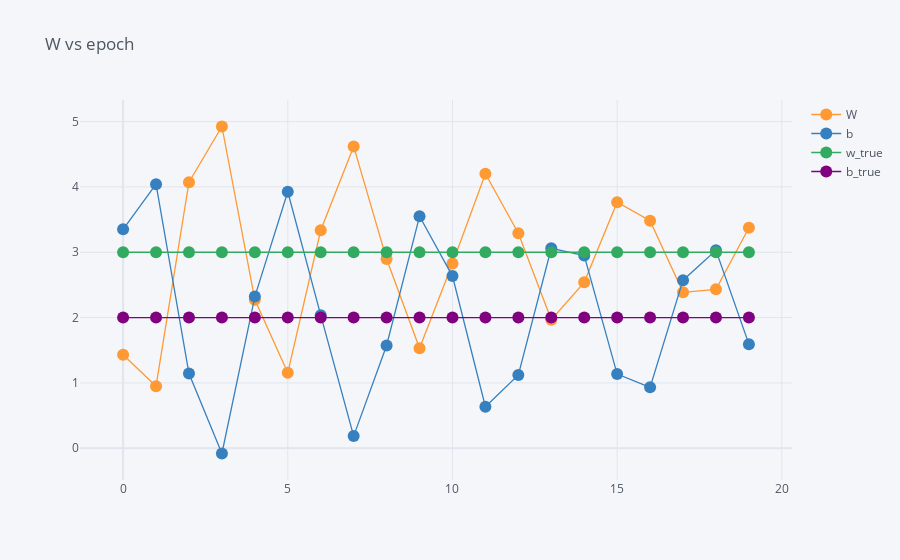

Write notebook code for a chart like this one.
### Code cell
data.iplot(kind="scatter" , x="epoch", y=["W" , "b" , "w_true" , "b_true"], mode="lines+markers", title="W vs epoch")

### Figure 1 — Plotly figure (JSON) as saved in the notebook; plotly's stock layout.template omitted (floating-point values rounded to 4 significant figures)
{"data": [{"line": {"color": "rgba(255, 153, 51, 1.0)", "dash": "solid", "shape": "linear", "width": 1.3}, "marker": {"size": 12, "symbol": "circle"}, "mode": "lines+markers", "name": "W", "text": "", "type": "scatter", "x": [0, 1, 2, 3, 4, 5, 6, 7, 8, 9, 10, 11, 12, 13, 14, 15, 16, 17, 18, 19], "y": [1.432, 0.9498, 4.072, 4.925, 2.272, 1.155, 3.336, 4.62, 2.895, 1.53, 2.828, 4.202, 3.29, 1.967, 2.54, 3.765, 3.482, 2.387, 2.433, 3.375]}, {"line": {"color": "rgba(55, 128, 191, 1.0)", "dash": "solid", "shape": "linear", "width": 1.3}, "marker": {"size": 12, "symbol": "circle"}, "mode": "lines+markers", "name": "b", "text": "", "type": "scatter", "x": [0, 1, 2, 3, 4, 5, 6, 7, 8, 9, 10, 11, 12, 13, 14, 15, 16, 17, 18, 19], "y": [3.351, 4.041, 1.143, -0.07988, 2.321, 3.927, 2.037, 0.1863, 1.573, 3.55, 2.636, 0.6356, 1.122, 3.061, 2.95, 1.136, 0.9325, 2.573, 3.029, 1.594]}, {"line": {"color": "rgba(50, 171, 96, 1.0)", "dash": "solid", "shape": "linear", "width": 1.3}, "marker": {"size": 12, "symbol": "circle"}, "mode": "lines+markers", "name": "w_true", "text": "", "type": "scatter", "x": [0, 1, 2, 3, 4, 5, 6, 7, 8, 9, 10, 11, 12, 13, 14, 15, 16, 17, 18, 19], "y": [3, 3, 3, 3, 3, 3, 3, 3, 3, 3, 3, 3, 3, 3, 3, 3, 3, 3, 3, 3]}, {"line": {"color": "rgba(128, 0, 128, 1.0)", "dash": "solid", "shape": "linear", "width": 1.3}, "marker": {"size": 12, "symbol": "circle"}, "mode": "lines+markers", "name": "b_true", "text": "", "type": "scatter", "x": [0, 1, 2, 3, 4, 5, 6, 7, 8, 9, 10, 11, 12, 13, 14, 15, 16, 17, 18, 19], "y": [2, 2, 2, 2, 2, 2, 2, 2, 2, 2, 2, 2, 2, 2, 2, 2, 2, 2, 2, 2]}], "layout": {"legend": {"bgcolor": "#F5F6F9", "font": {"color": "#4D5663"}}, "paper_bgcolor": "#F5F6F9", "plot_bgcolor": "#F5F6F9", "title": {"font": {"color": "#4D5663"}, "text": "W vs epoch"}, "xaxis": {"gridcolor": "#E1E5ED", "showgrid": true, "tickfont": {"color": "#4D5663"}, "title": {"font": {"color": "#4D5663"}, "text": ""}, "zerolinecolor": "#E1E5ED"}, "yaxis": {"gridcolor": "#E1E5ED", "showgrid": true, "tickfont": {"color": "#4D5663"}, "title": {"font": {"color": "#4D5663"}, "text": ""}, "zerolinecolor": "#E1E5ED"}}}
